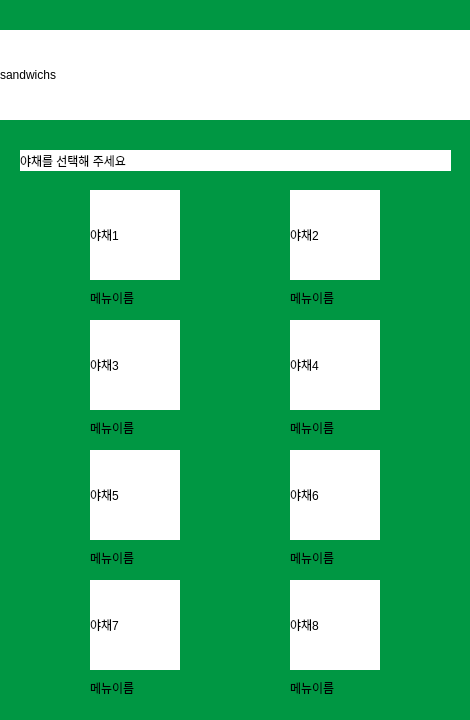
<?xml version="1.0" encoding="UTF-8"?>
<ui version="4.0">
 <class>Form</class>
 <widget class="QWidget" name="Form">
  <property name="geometry">
   <rect>
    <x>0</x>
    <y>0</y>
    <width>470</width>
    <height>720</height>
   </rect>
  </property>
  <property name="minimumSize">
   <size>
    <width>470</width>
    <height>720</height>
   </size>
  </property>
  <property name="maximumSize">
   <size>
    <width>470</width>
    <height>720</height>
   </size>
  </property>
  <property name="windowTitle">
   <string>Form</string>
  </property>
  <property name="styleSheet">
   <string notr="true">background: rgb(0, 151, 67);</string>
  </property>
  <widget class="QLabel" name="label">
   <property name="geometry">
    <rect>
     <x>0</x>
     <y>30</y>
     <width>470</width>
     <height>90</height>
    </rect>
   </property>
   <property name="minimumSize">
    <size>
     <width>470</width>
     <height>90</height>
    </size>
   </property>
   <property name="maximumSize">
    <size>
     <width>470</width>
     <height>90</height>
    </size>
   </property>
   <property name="styleSheet">
    <string notr="true">background: rgb(255, 255, 255);</string>
   </property>
   <property name="text">
    <string>sandwichs</string>
   </property>
  </widget>
  <widget class="QLabel" name="vimg1">
   <property name="geometry">
    <rect>
     <x>90</x>
     <y>190</y>
     <width>90</width>
     <height>90</height>
    </rect>
   </property>
   <property name="minimumSize">
    <size>
     <width>90</width>
     <height>90</height>
    </size>
   </property>
   <property name="styleSheet">
    <string notr="true">background: rgb(255, 255, 255);</string>
   </property>
   <property name="text">
    <string>야채1</string>
   </property>
  </widget>
  <widget class="QLabel" name="vname1">
   <property name="geometry">
    <rect>
     <x>90</x>
     <y>290</y>
     <width>91</width>
     <height>16</height>
    </rect>
   </property>
   <property name="text">
    <string>메뉴이름</string>
   </property>
  </widget>
  <widget class="QLabel" name="vname2">
   <property name="geometry">
    <rect>
     <x>290</x>
     <y>290</y>
     <width>91</width>
     <height>16</height>
    </rect>
   </property>
   <property name="text">
    <string>메뉴이름</string>
   </property>
  </widget>
  <widget class="QLabel" name="vname3">
   <property name="geometry">
    <rect>
     <x>90</x>
     <y>420</y>
     <width>91</width>
     <height>16</height>
    </rect>
   </property>
   <property name="text">
    <string>메뉴이름</string>
   </property>
  </widget>
  <widget class="QLabel" name="vname4">
   <property name="geometry">
    <rect>
     <x>290</x>
     <y>420</y>
     <width>91</width>
     <height>16</height>
    </rect>
   </property>
   <property name="text">
    <string>메뉴이름</string>
   </property>
  </widget>
  <widget class="QLabel" name="vname5">
   <property name="geometry">
    <rect>
     <x>90</x>
     <y>550</y>
     <width>91</width>
     <height>16</height>
    </rect>
   </property>
   <property name="text">
    <string>메뉴이름</string>
   </property>
  </widget>
  <widget class="QLabel" name="vname6">
   <property name="geometry">
    <rect>
     <x>290</x>
     <y>550</y>
     <width>91</width>
     <height>16</height>
    </rect>
   </property>
   <property name="text">
    <string>메뉴이름</string>
   </property>
  </widget>
  <widget class="QLabel" name="menubar">
   <property name="geometry">
    <rect>
     <x>20</x>
     <y>150</y>
     <width>431</width>
     <height>21</height>
    </rect>
   </property>
   <property name="styleSheet">
    <string notr="true">background: rgb(255, 255, 255);</string>
   </property>
   <property name="text">
    <string>야채를 선택해 주세요</string>
   </property>
  </widget>
  <widget class="QLabel" name="vimg2">
   <property name="geometry">
    <rect>
     <x>290</x>
     <y>190</y>
     <width>90</width>
     <height>90</height>
    </rect>
   </property>
   <property name="minimumSize">
    <size>
     <width>90</width>
     <height>90</height>
    </size>
   </property>
   <property name="styleSheet">
    <string notr="true">background: rgb(255, 255, 255);</string>
   </property>
   <property name="text">
    <string>야채2</string>
   </property>
  </widget>
  <widget class="QLabel" name="vimg3">
   <property name="geometry">
    <rect>
     <x>90</x>
     <y>320</y>
     <width>90</width>
     <height>90</height>
    </rect>
   </property>
   <property name="minimumSize">
    <size>
     <width>90</width>
     <height>90</height>
    </size>
   </property>
   <property name="styleSheet">
    <string notr="true">background: rgb(255, 255, 255);</string>
   </property>
   <property name="text">
    <string>야채3</string>
   </property>
  </widget>
  <widget class="QLabel" name="vimg5">
   <property name="geometry">
    <rect>
     <x>90</x>
     <y>450</y>
     <width>90</width>
     <height>90</height>
    </rect>
   </property>
   <property name="minimumSize">
    <size>
     <width>90</width>
     <height>90</height>
    </size>
   </property>
   <property name="styleSheet">
    <string notr="true">background: rgb(255, 255, 255);</string>
   </property>
   <property name="text">
    <string>야채5</string>
   </property>
  </widget>
  <widget class="QLabel" name="vimg7">
   <property name="geometry">
    <rect>
     <x>90</x>
     <y>580</y>
     <width>90</width>
     <height>90</height>
    </rect>
   </property>
   <property name="minimumSize">
    <size>
     <width>90</width>
     <height>90</height>
    </size>
   </property>
   <property name="styleSheet">
    <string notr="true">background: rgb(255, 255, 255);</string>
   </property>
   <property name="text">
    <string>야채7</string>
   </property>
  </widget>
  <widget class="QLabel" name="vname7">
   <property name="geometry">
    <rect>
     <x>90</x>
     <y>680</y>
     <width>91</width>
     <height>16</height>
    </rect>
   </property>
   <property name="text">
    <string>메뉴이름</string>
   </property>
  </widget>
  <widget class="QLabel" name="vimg4">
   <property name="geometry">
    <rect>
     <x>290</x>
     <y>320</y>
     <width>90</width>
     <height>90</height>
    </rect>
   </property>
   <property name="minimumSize">
    <size>
     <width>90</width>
     <height>90</height>
    </size>
   </property>
   <property name="styleSheet">
    <string notr="true">background: rgb(255, 255, 255);</string>
   </property>
   <property name="text">
    <string>야채4</string>
   </property>
  </widget>
  <widget class="QLabel" name="vimg6">
   <property name="geometry">
    <rect>
     <x>290</x>
     <y>450</y>
     <width>90</width>
     <height>90</height>
    </rect>
   </property>
   <property name="minimumSize">
    <size>
     <width>90</width>
     <height>90</height>
    </size>
   </property>
   <property name="styleSheet">
    <string notr="true">background: rgb(255, 255, 255);</string>
   </property>
   <property name="text">
    <string>야채6</string>
   </property>
  </widget>
  <widget class="QLabel" name="vimg8">
   <property name="geometry">
    <rect>
     <x>290</x>
     <y>580</y>
     <width>90</width>
     <height>90</height>
    </rect>
   </property>
   <property name="minimumSize">
    <size>
     <width>90</width>
     <height>90</height>
    </size>
   </property>
   <property name="styleSheet">
    <string notr="true">background: rgb(255, 255, 255);</string>
   </property>
   <property name="text">
    <string>야채8</string>
   </property>
  </widget>
  <widget class="QLabel" name="vname8">
   <property name="geometry">
    <rect>
     <x>290</x>
     <y>680</y>
     <width>91</width>
     <height>16</height>
    </rect>
   </property>
   <property name="text">
    <string>메뉴이름</string>
   </property>
  </widget>
 </widget>
 <resources/>
 <connections/>
</ui>
